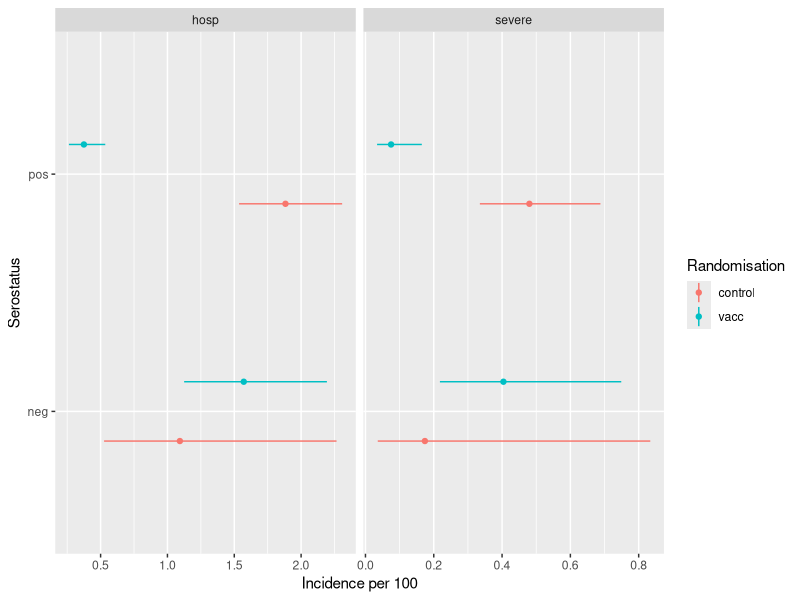
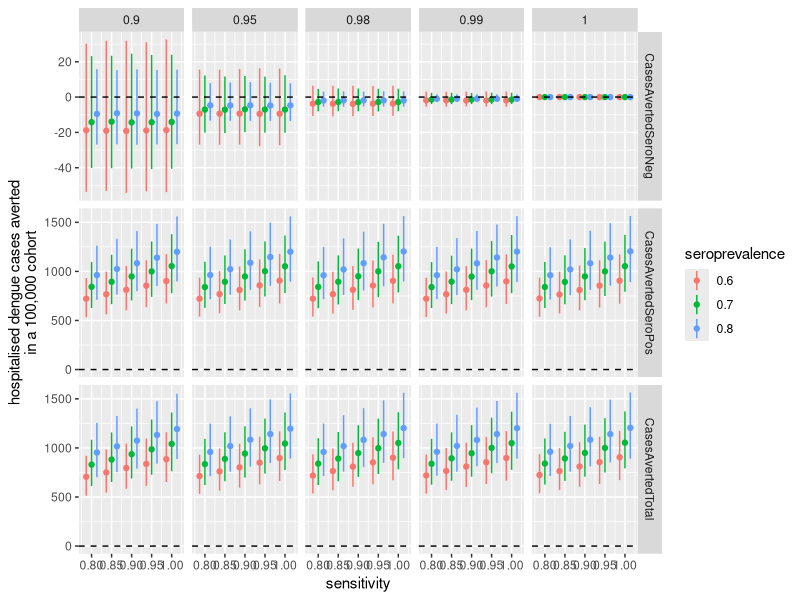
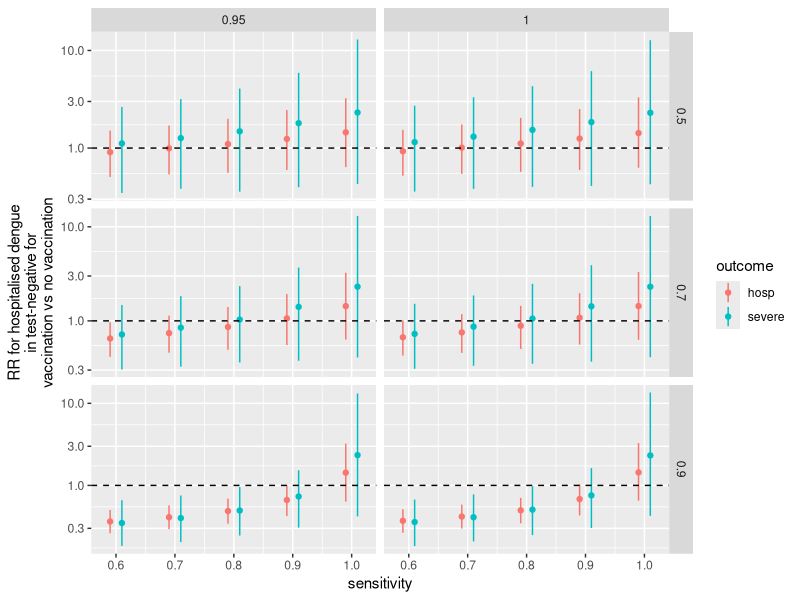

Source code (R) for these figures, in order: (Note: a time limit stopped this script after it produced the figures.)

# Investigating Dengue RDT sensitivity and specificty requirements
# written by Stefan Flasche using R version 3.4.4

# load packages
require(tidyverse)


# Data --------------------------------------------------------------------

# data: cumulative incidence over 5yrs observed in the trial and its stratification into 
#       seropositive and seronegative using PRNT50 with multiple imputation (in per 100). 
df <- tibble(no=1:8,
             randomisation = c("vacc","vacc","control","control","vacc","vacc","control","control"),
             serostatus = c("pos","neg","pos","neg","pos","neg","pos","neg"),
             outcome = c(rep("hosp",4),rep("severe",4)),
             incidence.ph.mid = c(.375,1.571,1.883,1.093,0.075,0.404,0.48,0.174),
             incidence.ph.lo = c(.263,1.125,1.536,.526,0.034,0.218,0.335,0.036),
             incidence.ph.hi = c(.535,2.193,2.307,2.265,0.165,0.749,0.688,0.834))

# plot data
p.data <- df %>% ggplot(aes(x= serostatus, y = incidence.ph.mid, ymin = incidence.ph.lo, ymax = incidence.ph.hi,color=randomisation)) +
  geom_linerange(position=position_dodge(width = 0.5)) +
  geom_point(position=position_dodge(width = 0.5)) +
  facet_grid(.~outcome, scales = "free") +
  coord_flip() + ylab("incidence per 100") +
  labs(y = "Incidence per 100", x = "Serostatus", color = "Randomisation")
ggsave(filename = "Pics\\Fig1_Data.tiff",p.data ,unit="cm", width = 14, height = 5, compression = "lzw", dpi = 300)


# sample from lognormal distribution in which the 50%, 2.5% and 97.5% quanitles fit the observed mean, CI.lo and CI.hi respectively
LnfitSample <- function(input= c(mean=1, lo=.5, hi=2), N=10000){
  mean = input[1] %>% as.numeric()
  lo = input[2] %>% as.numeric()
  hi = input[3] %>% as.numeric()
  rlnorm(N, meanlog = log(mean), sdlog = (log(mean/lo) +  log(hi/mean))/2/1.92) %>%
    return()
}


# Population impact of test and vaccinate ---------------------------------------------

# calculate population impact of test and vaccinate strategy
## need to include resampling of incidence 
CasesAverted <- function(seroPrevalence = .7, sensitivity = 1, specificity = 0, 
                         cohortSize=100000, df.tmp = df, outcm = "hosp"){
  df.tmp = df.tmp %>% filter(outcome == outcm)
  Inc.SeroPos.Vacc <- df.tmp %>% filter(randomisation=="vacc" & serostatus =="pos") %>% 
    select(incidence.ph.mid:incidence.ph.hi) %>% LnfitSample()
  Inc.SeroPos.Cont <- df.tmp %>% filter(randomisation=="control" & serostatus =="pos") %>% 
    select(incidence.ph.mid:incidence.ph.hi) %>% LnfitSample()
  Inc.SeroNeg.Vacc <- df.tmp %>% filter(randomisation=="vacc" & serostatus =="neg") %>% 
    select(incidence.ph.mid:incidence.ph.hi) %>% LnfitSample()
  Inc.SeroNeg.Cont <- df.tmp %>% filter(randomisation=="control" & serostatus =="neg") %>% 
    select(incidence.ph.mid:incidence.ph.hi) %>% LnfitSample()
  
  CasesAvertedSeroPos = cohortSize * seroPrevalence * sensitivity * (Inc.SeroPos.Cont - Inc.SeroPos.Vacc) / 100
  CasesAvertedSeroNeg = cohortSize * (1-seroPrevalence) * (1 - specificity) * (Inc.SeroNeg.Cont - Inc.SeroNeg.Vacc) /100
  
  df_res <- tibble(seroPrevalence = seroPrevalence, sensitivity = sensitivity,
                   specificity = specificity, outcome = outcm, 
                   CasesAvertedSeroPos.mid = median(CasesAvertedSeroPos), 
                   CasesAvertedSeroPos.lo = quantile(CasesAvertedSeroPos,.025), 
                   CasesAvertedSeroPos.hi = quantile(CasesAvertedSeroPos,.975),
                   CasesAvertedSeroNeg.mid = median(CasesAvertedSeroNeg), 
                   CasesAvertedSeroNeg.lo = quantile(CasesAvertedSeroNeg,.025), 
                   CasesAvertedSeroNeg.hi = quantile(CasesAvertedSeroNeg,.975), 
                   CasesAvertedTotal.mid =  median(CasesAvertedSeroPos + CasesAvertedSeroNeg), 
                   CasesAvertedTotal.lo = quantile(CasesAvertedSeroPos + CasesAvertedSeroNeg, .025),
                   CasesAvertedTotal.hi = quantile(CasesAvertedSeroPos + CasesAvertedSeroNeg, .975))
  return(df_res)
}

# plot impact of test and vaccinate strategy
df.plt = NULL
for(seroPrevalence in c(.6,.7,.8)){
  for(specificity in c(.9,.95,.98,.99,1)){
    for(sensitivity in seq(.8,1,by=.05)){
      df.plt <- df.plt %>% 
        rbind(CasesAverted(seroPrevalence = seroPrevalence, sensitivity = sensitivity, specificity = specificity))
    }
  }
}

df.plt <- df.plt %>%
  gather(key,value, -seroPrevalence, -sensitivity, -specificity, -outcome) %>%
  extract(key, c("outcome","conf"),"(.*)\\.(.*)") %>%
  spread(conf, value)
  
p.tandv = df.plt %>% ggplot(aes(x=sensitivity, y = mid, ymin=lo, ymax= hi, color = as.factor(seroPrevalence))) +
  geom_linerange(position = position_dodge(width = 0.04)) +
  geom_point(position = position_dodge(width = 0.04)) +
  facet_grid(outcome ~ specificity, scales = "free") +
  scale_color_discrete(name="seroprevalence") + ylab("hospitalised dengue cases averted\nin a 100,000 cohort") +
  geom_hline(yintercept = 0, color="black", lty="dashed")
ggsave(filename = "Pics\\Fig2_Impact_TandV.tiff",p.tandv ,unit="cm", width = 25, height = 14, compression = "lzw", dpi = 300)


# Impact of sensitivity --------------------------------------------------------------------
  
# calculate sensitivity needed to avoid chosing to vaccinate test negative
TestNegRatio <- function(seroPrevalence = .7, sensitivity = .8, specificity = .95,
                             df.tmp = df, outcm = "hosp", midonly=F){
  df.tmp = df.tmp %>% filter(outcome == outcm)
  if(midonly){
    Inc.SeroPos.Vacc <- df.tmp %>% filter(randomisation=="vacc" & serostatus =="pos") %>% 
      select(incidence.ph.mid) %>% as.numeric()
    Inc.SeroPos.Cont <- df.tmp %>% filter(randomisation=="control" & serostatus =="pos") %>% 
      select(incidence.ph.mid) %>% as.numeric()
    Inc.SeroNeg.Vacc <- df.tmp %>% filter(randomisation=="vacc" & serostatus =="neg") %>% 
      select(incidence.ph.mid) %>% as.numeric()
    Inc.SeroNeg.Cont <- df.tmp %>% filter(randomisation=="control" & serostatus =="neg") %>% 
      select(incidence.ph.mid) %>% as.numeric()
  }else{
    Inc.SeroPos.Vacc <- df.tmp %>% filter(randomisation=="vacc" & serostatus =="pos") %>% 
      select(incidence.ph.mid:incidence.ph.hi) %>% LnfitSample()
    Inc.SeroPos.Cont <- df.tmp %>% filter(randomisation=="control" & serostatus =="pos") %>% 
      select(incidence.ph.mid:incidence.ph.hi) %>% LnfitSample()
    Inc.SeroNeg.Vacc <- df.tmp %>% filter(randomisation=="vacc" & serostatus =="neg") %>% 
      select(incidence.ph.mid:incidence.ph.hi) %>% LnfitSample()
    Inc.SeroNeg.Cont <- df.tmp %>% filter(randomisation=="control" & serostatus =="neg") %>% 
      select(incidence.ph.mid:incidence.ph.hi) %>% LnfitSample()
  }
   
  risk.if.testNeg.vacc <- ((1-seroPrevalence) * specificity *  Inc.SeroNeg.Vacc + 
    seroPrevalence * (1-sensitivity) * Inc.SeroPos.Vacc ) / 
    ((1-seroPrevalence) * specificity  + seroPrevalence * (1-sensitivity) ) 
  risk.if.testNeg.nova <- ((1-seroPrevalence) * specificity *  Inc.SeroNeg.Cont + 
    seroPrevalence * (1-sensitivity) * Inc.SeroPos.Cont ) / 
    ((1-seroPrevalence) * specificity  + seroPrevalence * (1-sensitivity) ) 
  
  df_res <- tibble(seroPrevalence = seroPrevalence, sensitivity = sensitivity,
                   specificity = specificity, outcome = outcm, 
                   riskiftestNegvacc.mid = median(risk.if.testNeg.vacc), 
                   riskiftestNegnova.mid = median(risk.if.testNeg.nova),
                   riskiftestNegvacc.lo = quantile(risk.if.testNeg.vacc,.025), 
                   riskiftestNegvacc.hi = quantile(risk.if.testNeg.vacc,.975),
                   riskiftestNegnova.lo = quantile(risk.if.testNeg.nova,.025), 
                   riskiftestNegnova.hi = quantile(risk.if.testNeg.nova,.975),
                   RR.mid =  median(risk.if.testNeg.vacc / risk.if.testNeg.nova), 
                   RR.lo = quantile(risk.if.testNeg.vacc / risk.if.testNeg.nova, .025),
                   RR.hi = quantile(risk.if.testNeg.vacc / risk.if.testNeg.nova, .975))
  return(df_res)
}

# analyse where test nagative vacc vs novacc risks are for a number of scenarios
df.plt = NULL
for(seroPrevalence in c(.5,.7,.9)){
  for(specificity in c(.95,1)){
    for(sensitivity in seq(.6,1,by=.1)){
      df.plt <- df.plt %>% 
        rbind(TestNegRatio(seroPrevalence = seroPrevalence, sensitivity = sensitivity, specificity = specificity)) %>%
        rbind(TestNegRatio(seroPrevalence = seroPrevalence, sensitivity = sensitivity, specificity = specificity, outcm = "severe"))
      
    }
  }
}

p.sens <- df.plt %>% 
  ggplot(aes(x=sensitivity, y = RR.mid, ymin=RR.lo, ymax= RR.hi, color=outcome)) +
  geom_linerange(position = position_dodge(width = 0.04)) +
  geom_point(position = position_dodge(width = 0.04)) +
  facet_grid(seroPrevalence ~ specificity, scales = "free") +
  scale_y_log10() + geom_hline(yintercept = 1, color="black", lty="dashed") +
  scale_color_discrete(name="outcome") +
  ylab("RR for hospitalised dengue\nin test-negative for\nvaccination vs no vaccination")
ggsave(filename = "Pics\\FigX_SensitivityImpact.tiff",p.sens ,unit="cm", width = 20, height = 12, compression = "lzw", dpi = 300)

# analyse where test nagative vacc vs novacc risks - map
df.plt2 = NULL
for(seroPrevalence in c(.5,.6,.7,.8,.9)){
  for(specificity in seq(.9,1,by=.01)){
    for(sensitivity in seq(.6,1,by=.01)){
      df.plt2 <- df.plt2 %>% 
        rbind(TestNegRatio(seroPrevalence = seroPrevalence, sensitivity = sensitivity, specificity = specificity, midonly=T)) %>%
        rbind(TestNegRatio(seroPrevalence = seroPrevalence, sensitivity = sensitivity, specificity = specificity, outcm = "severe", midonly=T))
      
    }
  }
}

p.sens.b <- df.plt2 %>% 
  ggplot(aes(x=sensitivity, y=specificity, fill = RR.mid)) +
  facet_grid(seroPrevalence ~ outcome) + 
  geom_tile() +
  scale_fill_gradient2(name="RR in vaccinees\nvs controls", low = "green", mid = "yellow",
                       high = "red", midpoint = 0, breaks=round(c(.5,1/1.2,1/1.1,1,1.1,1.2,2),2),trans = "log", limits=c(1/1.21,1.2)) +
  theme_bw() +
  labs(x = "Sensitivity", y = "Specificity")
ggsave("Pics\\Fig3a_SensitivityImpactMap.tiff", p.sens.b, width = 20, height = 13, units = "cm", compression="lzw", dpi =300)


# importance of NPV ---------------------------------------------
TestNegRatio.NPV <- function(NPV = .7, df.tmp = df, outcm = "hosp"){
  df.tmp = df.tmp %>% filter(outcome == outcm)

  Inc.SeroPos.Vacc <- df.tmp %>% filter(randomisation=="vacc" & serostatus =="pos") %>% 
    select(incidence.ph.mid:incidence.ph.hi) %>% LnfitSample()
  Inc.SeroPos.Cont <- df.tmp %>% filter(randomisation=="control" & serostatus =="pos") %>% 
    select(incidence.ph.mid:incidence.ph.hi) %>% LnfitSample()
  Inc.SeroNeg.Vacc <- df.tmp %>% filter(randomisation=="vacc" & serostatus =="neg") %>% 
    select(incidence.ph.mid:incidence.ph.hi) %>% LnfitSample()
  Inc.SeroNeg.Cont <- df.tmp %>% filter(randomisation=="control" & serostatus =="neg") %>% 
    select(incidence.ph.mid:incidence.ph.hi) %>% LnfitSample()

  risk.if.testNeg.vacc <- ( NPV * Inc.SeroNeg.Vacc + 
                            (1-NPV) * Inc.SeroPos.Vacc ) 
  risk.if.testNeg.nova <- ( NPV * Inc.SeroNeg.Cont + 
                            (1-NPV) * Inc.SeroPos.Cont ) 
  
  df_res <- tibble(NPV = NPV, outcome = outcm, 
                   riskiftestNegvacc.mid = median(risk.if.testNeg.vacc), 
                   riskiftestNegnova.mid = median(risk.if.testNeg.nova),
                   riskiftestNegvacc.lo = quantile(risk.if.testNeg.vacc,.025), 
                   riskiftestNegvacc.hi = quantile(risk.if.testNeg.vacc,.975),
                   riskiftestNegnova.lo = quantile(risk.if.testNeg.nova,.025), 
                   riskiftestNegnova.hi = quantile(risk.if.testNeg.nova,.975),
                   RR.mid =  median(risk.if.testNeg.vacc / risk.if.testNeg.nova), 
                   RR.lo = quantile(risk.if.testNeg.vacc / risk.if.testNeg.nova, .025),
                   RR.hi = quantile(risk.if.testNeg.vacc / risk.if.testNeg.nova, .975))
  return(df_res)
}

df.plt.NPV = NULL
for( NPV in seq(.5,1,by=0.01)){
  df.plt.NPV = df.plt.NPV %>% 
    rbind(TestNegRatio.NPV(NPV)) %>%
    rbind(TestNegRatio.NPV(NPV, outcm = "severe"))
}
df.plt.NPV$outcome = df.plt.NPV$outcome %>% str_replace("hosp","Hospitalised")
df.plt.NPV$outcome = df.plt.NPV$outcome %>% str_replace("severe","Severe")
df.plt.NPV %>%
  ggplot(aes(x=NPV, y=RR.mid, ymin=RR.lo, ymax=RR.hi, group=outcome, color=outcome, fill=outcome)) +
  geom_ribbon(alpha=0.2, color=NA) +
  geom_line() +
  geom_hline(yintercept = 1, color = "black", lty = "dashed") + 
  #facet_grid(outcome~., scales="free") +
  scale_y_log10() +
  labs(x = "Negative predictive value", y = "RR for\nsevere or hospitalised disease \nin test-negative for\nvaccination vs no vaccination",
        fill = "Outcome", color = "Outcome") +
  theme_bw()+
  guides(group=F) 
ggsave("Pics\\Fig3b_NPVimpact.tiff", width = 13, height = 7, units = "cm", compression="lzw", dpi =300)


# calculate min sens needed ---------------------------------------------

get_PV <- function(specificity=.9, sensitivity=.7, seroprevalence=0.7 ){
  tp= sensitivity * seroprevalence
  fn= (1-sensitivity) * seroprevalence
  tn= specificity * (1-seroprevalence)
  fp= (1-specificity) * (1-seroprevalence)
  
  PPV = tp / (tp+fp) #prop of true positive among all pos
  NPV = tn / (tn+fn) #prop of negative positive among all negative
  
  df = data.frame(specificity=as.factor(specificity), sensitivity=sensitivity, seroprevalence=seroprevalence, NPV=NPV, PPV=PPV) %>%
    as.tibble()
  
  return(df)
  
}

res = NULL
for(specificity in c(.9,.95,.99)){
  for(seroprevalence in seq(0.15,1,by=0.01)){
    for(sensitivity in seq(0,1,by=0.01)){
      res = res %>%
        rbind(get_PV(specificity, sensitivity, seroprevalence))
    }
  }
}
min.PPV = .90
min.NPV = .75 # Ratio for RR forvaccinees to get hospitalised in Seropos vs Seroneg is 1.57/1.09 / 0.375/1.88
p.dat = res %>% group_by(specificity,seroprevalence) %>% mutate(PPV.based = ( PPV == min(PPV + 5*(PPV<min.PPV))),
                                                        NPV.based = ( NPV == min(NPV + 5*(NPV<min.NPV)))) %>%
  filter(PPV.based | NPV.based) %>% 
  gather(criteria, value, -specificity, -sensitivity, -seroprevalence, -NPV, -PPV) %>%
  filter (value) 
p.dat$criteria = p.dat$criteria %>% str_replace("V.b","V b")
p = p.dat %>% 
  ggplot(aes(x=seroprevalence, y=sensitivity, color=criteria, lty = specificity)) +
  geom_line() +
  theme_bw() + 
  labs(x = "Seroprevalence", y = "Minimum sensitivity", color = "Criteria", lty = "Specificity") +
  scale_x_continuous(breaks = seq(0.1,1,by=0.2)) +
  scale_y_continuous(breaks = seq(0,1,by=0.2))
ggsave("Pics/RequiredSensitivity.tiff", p, units = "cm",height = 7, width = 13, compression="lzw", dpi=300)
    
